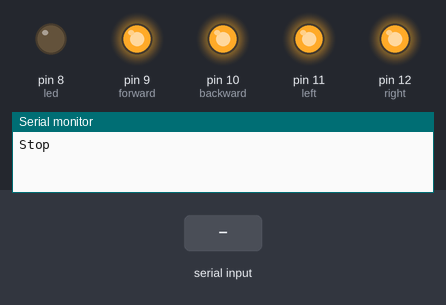
Recording of a sketch running on a simulated Arduino Uno, built with avr-gcc and run on an emulated ATmega328P. Parts: output pins drawn as LEDs (lit = HIGH), the last lines printed to the serial monitor. The test bench sets the inputs (shaded band).

Above: at 1.2 s.
1.3 s: "2" received over Serial
At 2.1 s:
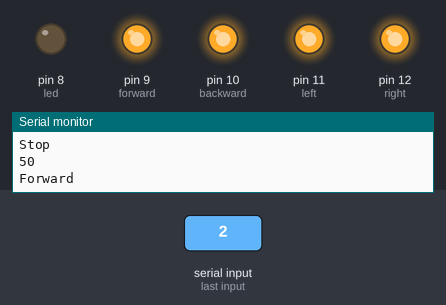
2.9 s: "3" received over Serial
At 3.3 s:
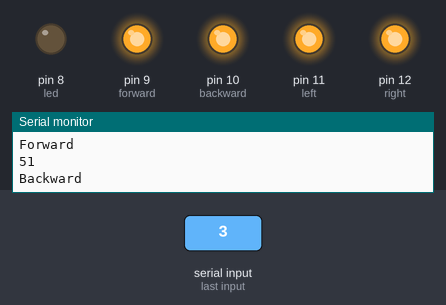
4.5 s: "1" received over Serial
At 5.8 s:
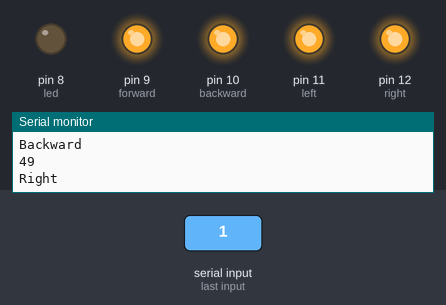
6.1 s: "4" received over Serial
At 6.9 s:
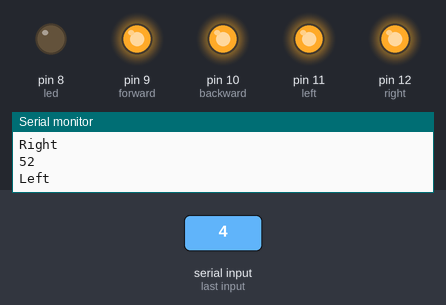
7.7 s: "0" received over Serial
At 8.2 s:
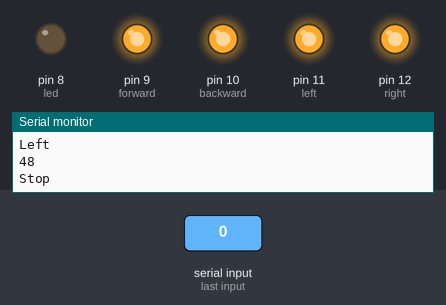
Timing chart, 0 to 10.3 s (numbered marks = the images above; inputs shaded):
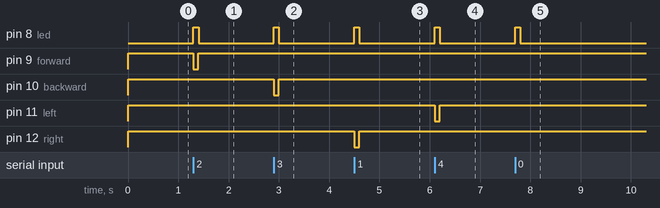

The sketch:

bluetoothHexBugTest.ino
```cpp
int led=8;
int forward=9;
int backward=10;
int left=11;
int right=12;
int state=0;
int flag=0;        //makes sure that the serial only prints once the state
unsigned long time;

void setup() {
    // sets the pins as outputs:
    pinMode(forward, OUTPUT);
    pinMode(backward, OUTPUT);
    pinMode(left, OUTPUT);
    pinMode(right, OUTPUT);
    pinMode(led, OUTPUT);
    // initialize serial communication at 9600 bits per second:
    Serial.begin(9600);
    time=millis();
}

void loop() {
    //if some date is sent, reads it and saves in state
    int temp=0;
    if(millis()-time>100){
      digitalWrite(led, LOW);
    }
    if(millis()-time>60000){
      keepAlive();
      time=millis();
    }
    if((temp=Serial.available()) > 0){
      digitalWrite(led, HIGH);
      for(int i=0;i<temp;i++){
        state = Serial.read();
      }time=millis();
      flag=0;
      Serial.println(state);
    }else{
      state=0;
    }
    if (state == '2') {
        digitalWrite(forward, LOW);
        if(flag == 0){
          Serial.println("Forward");
          flag=1;
        }delay(100);
    }
    else if (state == '3') {
        digitalWrite(backward, LOW);
        if(flag == 0){
          Serial.println("Backward");
          flag=1;
        }delay(100);
    }else if (state == '1') {
        digitalWrite(right, LOW);
        if(flag == 0){
          Serial.println("Right");
          flag=1;
        }delay(100);
    }else if (state == '4') {
        digitalWrite(left, LOW);
        if(flag == 0){
          Serial.println("Left");
          flag=1;
        }delay(100);
    }else {
        digitalWrite(forward, HIGH);
        digitalWrite(backward, HIGH);
        digitalWrite(right, HIGH);
        digitalWrite(left, HIGH);
        if(flag == 0){
          Serial.println("Stop");
          flag=1;
        }
    }
}

void resetState(){
  state=0;
}

void keepAlive(){
  digitalWrite(right, LOW);
  delay(500);
  digitalWrite(right, HIGH);
}
```

Measured:
- after the input at 1.3 s, pin 8 (led): LOW → HIGH at once, → LOW 0.10 s later; pin 9 (forward): HIGH → LOW at once, → HIGH 0.10 s later
- after the input at 2.9 s, pin 8 (led): LOW → HIGH at once, → LOW 0.10 s later; pin 10 (backward): HIGH → LOW at once, → HIGH 0.10 s later
- after the input at 4.5 s, pin 8 (led): LOW → HIGH at once, → LOW 0.10 s later; pin 12 (right): HIGH → LOW at once, → HIGH 0.10 s later
- after the input at 6.1 s, pin 8 (led): LOW → HIGH at once, → LOW 0.10 s later; pin 11 (left): HIGH → LOW at once, → HIGH 0.10 s later
- after the input at 7.7 s, pin 8 (led): LOW → HIGH at once, → LOW 0.10 s later
